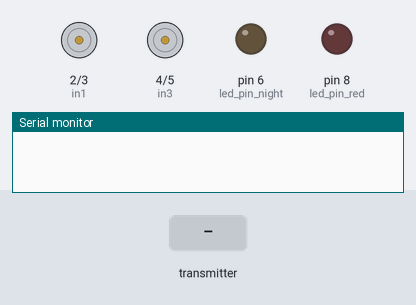
Bench run of a sketch on a simulated Arduino Uno, built with avr-gcc and run on an emulated ATmega328P. On the bench: motor-driver pin pairs drawn as motors (green arrow = first pin HIGH = forward, orange = second pin HIGH = backward, longer = more drive, scaled by the enable pin), output pins drawn as LEDs (lit = HIGH), the last lines printed to the serial monitor. The inputs (shaded band) are chosen by the test bench. No radio packets arrive unless stated.

Above: at 1.2 s.
1.3 s: the transmitter starts sending currentButtonState = 1
At 1.9 s:
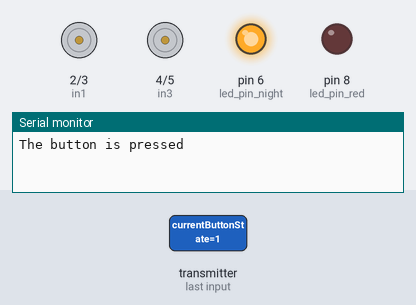
2.8 s: the transmitter starts sending xAxis = 0
4.3 s: the transmitter starts sending yAxis = 0
At 5.5 s:
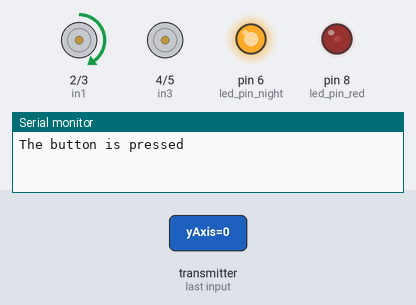
5.8 s: the transmitter starts sending xAxis = 256
At 6.5 s:
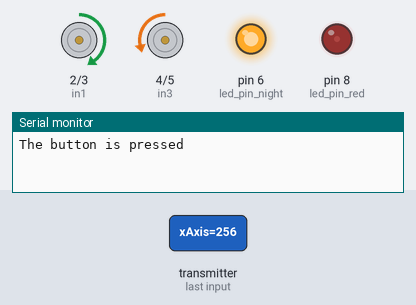
7.3 s: the transmitter starts sending yAxis = 512
At 8.0 s:
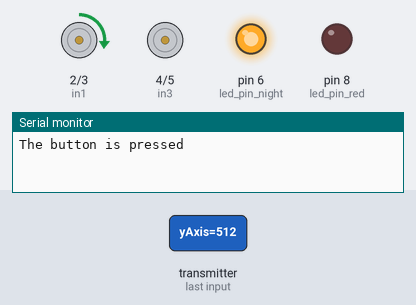
8.8 s: the transmitter starts sending xAxis = 512
At 10.0 s:
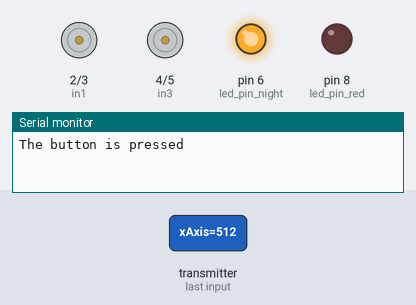
Timing chart, 0 to 11.3 s (numbered marks = the images above; inputs shaded):
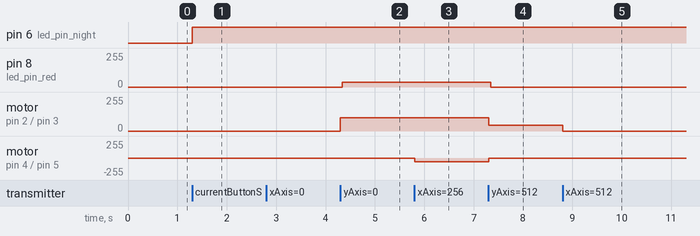

The sketch:

RX.ino
```cpp
#include <SPI.h>
#include <nRF24L01.h>
#include <RF24.h>

#define enA 10
#define enB 11
#define in1 2
#define in2 3
#define in3 4
#define in4 5

RF24 radio (7,9); //CE,CSN
const byte address[6] = "00011";

int motorSpeedA = 0;
int motorSpeedB = 0;

//for red LED
const int led_pin_red = 8;
const int led_pin_night = 6; // Arduino pin connected to LED's pin

int ledState = LOW;     // the current state of LED
int lastButtonState = 1;

struct package
{
  int xAxis;
  int yAxis;
  //int lastButtonState;      // the previous state of button
  int currentButtonState;   // the current state of button
};

package one;

void resetData()
{
  one.xAxis = 500;
  one.yAxis = 500;
  //one.lastButtonState = one.currentButtonState;
  digitalWrite(led_pin_red, LOW);
  //digitalWrite(led_pin_night, ledState);
}

void setup() {
  pinMode(enA, OUTPUT);
  pinMode(enB, OUTPUT);
  pinMode(in1, OUTPUT);
  pinMode(in2, OUTPUT);
  pinMode(in3, OUTPUT);
  pinMode(in4, OUTPUT);
  pinMode(led_pin_red, OUTPUT);
  pinMode(led_pin_night, OUTPUT);

  Serial.begin(115200);
  resetData();

  radio.begin();
  radio.openReadingPipe(0, address);
  radio.setPALevel(RF24_PA_MIN);
  radio.startListening();
}

unsigned long lastRecvTime = 0; //necessary in preparing for a max wait time

void recvData()
{
  while ( radio.available() )
  {
    radio.read(&one, sizeof(package));
    lastRecvTime = millis();
  }
}


void loop() {

  recvData();

  unsigned long now = millis();
  if ( (now - lastRecvTime) > 1000 ) {
    /*if this condition is true, then signal has been lost,
    so data should all be reset */
    resetData();
  }

   if(lastButtonState == LOW && one.currentButtonState == HIGH) {
    Serial.println("The button is pressed");

    // toggle state of LED
    ledState = !ledState;

    // control LED arccoding to the toggled state
    digitalWrite(led_pin_night, ledState);
  }

  lastButtonState = one.currentButtonState;


  //Y-axis is for forward and back movement
  if (one.yAxis<470) {

    //for LED
     digitalWrite(led_pin_red, HIGH);

    //Set Motor A backward
    digitalWrite(in1, HIGH);
    digitalWrite(in2, LOW);
    //Set Motor B backward
    digitalWrite(in3, LOW);
    digitalWrite(in4,HIGH);
    /*Convert the declining Y-axis readings from (470-0) into (0-100)
    value for the PWM signal for increasing the motor speed*/
    motorSpeedA = map(one.yAxis, 470, 0, 0, 100);
    motorSpeedB = map(one.yAxis, 470, 0, 0, 100);
  }

   else if (one.yAxis > 550) {

     //for LED
    digitalWrite(led_pin_red, LOW);

    // Set Motor A forward
    digitalWrite(in1, LOW);
    digitalWrite(in2, HIGH);
    // Set Motor B forward
    digitalWrite(in3, HIGH);
    digitalWrite(in4, LOW);
    /*Convert the increasing Y-axis readings for going forward from 550 to
    1023 into 0 to 100 value for the PWM signal for increasing the motor speed*/
    motorSpeedA = map(one.yAxis, 550, 1023, 0, 100);
    motorSpeedB = map(one.yAxis, 550, 1023, 0, 100);
   }

  //if joystick stays in the middle, the motors should have 0 speed
  else{
    motorSpeedA = 0;
    motorSpeedB = 0;
  }

  //X- axis for left and right control
  if(one.xAxis < 470){

     //for LED
    digitalWrite(led_pin_red, LOW);

    /*Convert the declining X-axis readings from (470-0) to (0-100)value for
    the PWM signal for increasing the motor speed*/

    int xMapped = map(one.xAxis, 470, 0, 0, 100);

    //move left: decrease left motor speed and increase right motor speed
    motorSpeedA += xMapped;
    motorSpeedB -= xMapped;
    //confine the range from 0 to 100
    if (motorSpeedA > 100){
      motorSpeedA = 100;
    }
    if (motorSpeedB <0) {
      motorSpeedB = 0;
    }
  }

  if (one.xAxis >550) {

     //for LED
    digitalWrite(led_pin_red, LOW);

    //convert the increasing X-axis readings from (550-1023) into (0-100) for speed
    int xMapped = map(one.xAxis, 550, 1023, 0, 100);

    //move right: decrease right motor speed and increase left motor speed
    motorSpeedA -= xMapped;
    motorSpeedB += xMapped;
    //confine the speed range to 0-100
    if (motorSpeedA < 0) {
      motorSpeedA = 0;
    }
    if(motorSpeedB > 100) {
      motorSpeedB = 100;
    }
  }

  //preventing buzzing at low speeds
  if (motorSpeedA < 20) {
    motorSpeedA = 0;
  }
  if (motorSpeedB < 20) {
    motorSpeedB = 0;
  }

  analogWrite(enA, motorSpeedA); //Send PWM signal to motor A
  analogWrite(enB, motorSpeedB); //Send PWM signal to motor B
}
```

Measured:
- after the input at 1.3 s, pin 6 (led_pin_night): LOW → HIGH at once
- after the input at 4.3 s, pin 8 (led_pin_red): 0/255 → 35/255 at once; motor on pin 2 (in1) / pin 3 (in2): stopped → forward 100/255 at once
- after the input at 5.8 s, motor on pin 4 (in3) / pin 5 (in4): stopped → backward 55/255 at once
- after the input at 7.3 s, pin 8 (led_pin_red): 35/255 → 0/255 at once; motor on pin 2 (in1) / pin 3 (in2): forward 100/255 → forward 45/255 at once; motor on pin 4 (in3) / pin 5 (in4): backward 55/255 → stopped at once
- after the input at 8.8 s, motor on pin 2 (in1) / pin 3 (in2): forward 45/255 → stopped at once
